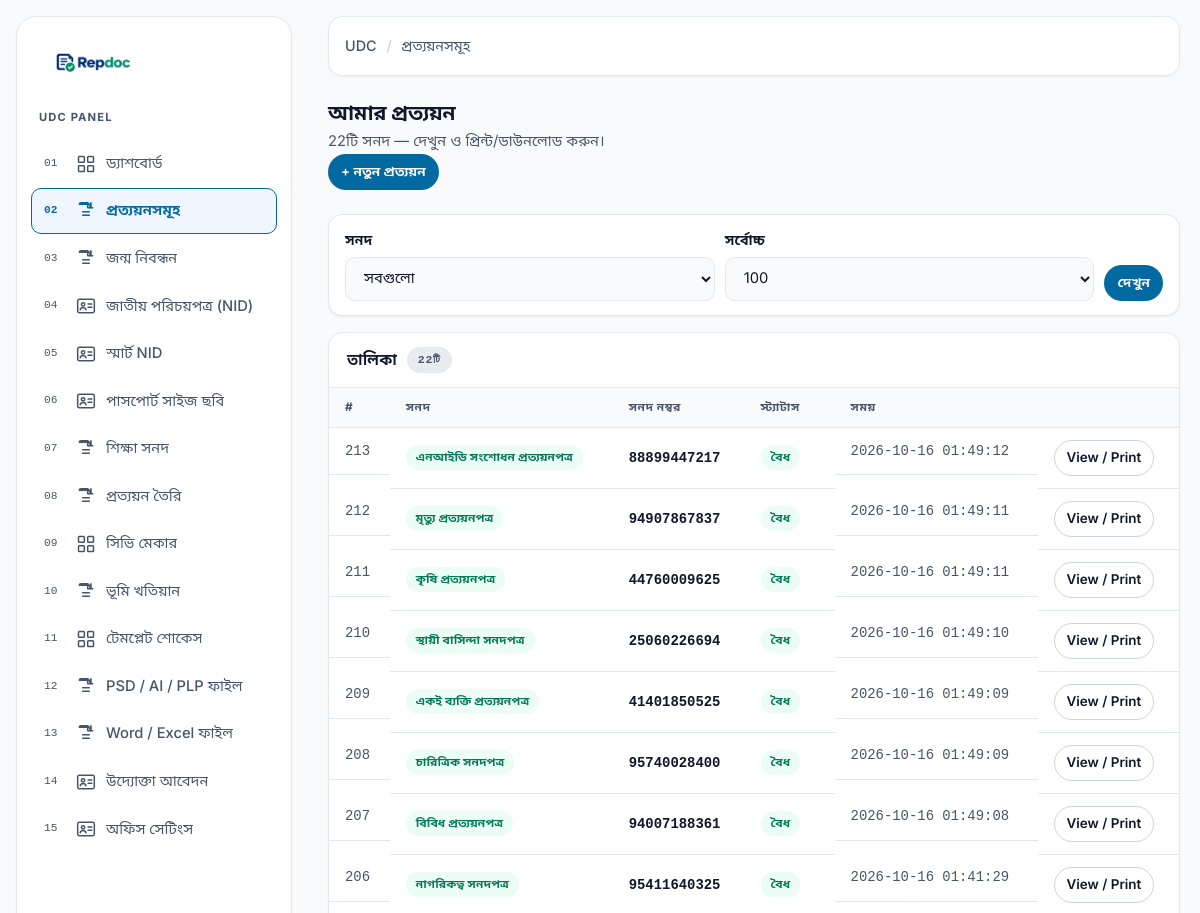
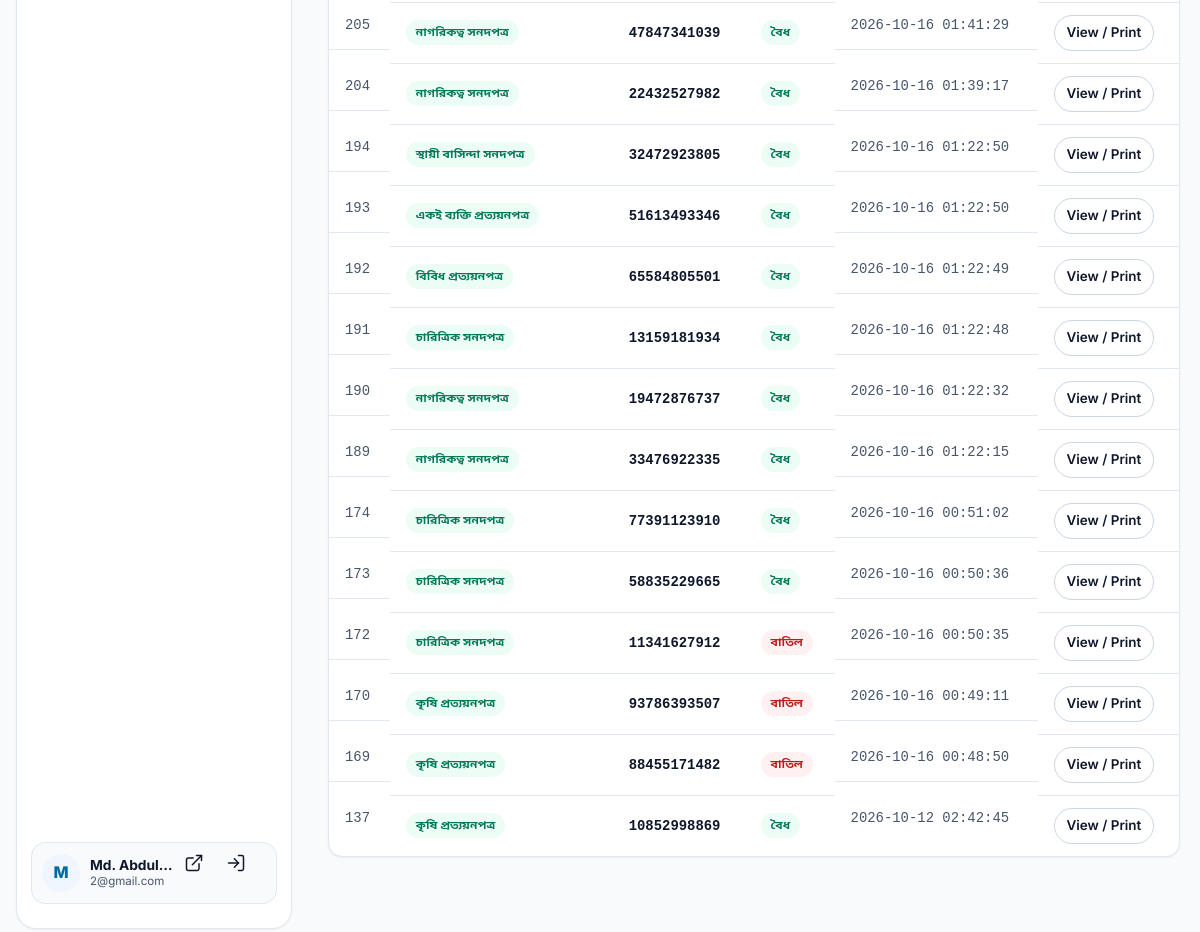
The page /Entrepreneur/panel/prottoyons.php (signed in) on the database its author committed (2 pictures, top to bottom).
### tables this page shows
CREATE TABLE document_logs (
        id INTEGER PRIMARY KEY AUTOINCREMENT,
        user_id INT NOT NULL,
        tool_key TEXT NOT NULL,
        ref TEXT DEFAULT '',
        dob TEXT DEFAULT '',
        photo TEXT DEFAULT '',
        signature TEXT DEFAULT '',
        data TEXT,
        created_at DATETIME DEFAULT CURRENT_TIMESTAMP
    , cert_no TEXT, status VARCHAR(32) NOT NULL DEFAULT 'valid', office TEXT);

### src/bootstrap.php (called while the page is built, shortened)
<?php
if (!function_exists('e')) {
    function e($v): string
    {
        return htmlspecialchars((string) $v, ENT_QUOTES | ENT_SUBSTITUTE, 'UTF-8', false);
    }
}
function repdoc_base_url(): string
{
    static $base = null;
    if ($base !== null) return $base;
    $docRoot = str_replace('\\', '/', (string) ($_SERVER['DOCUMENT_ROOT'] ?? ''));
    $root    = str_replace('\\', '/', REPDOC_ROOT);
    if ($docRoot !== '' && str_starts_with($root, $docRoot)) {
        $base = rtrim(substr($root, strlen($docRoot)), '/');
    } else {
        $base = '';
    }
    return $base;
}
function repdoc_url(string $path = ''): string
{
    return repdoc_base_url() . '/' . ltrim($path, '/');
}

### Entrepreneur/panel/prottoyons.php (the view, shortened to what this page needs)
<?php
require_once __DIR__ . '/includes/layout.php';
$me = current_user();
$db = repdoc_db();
$types = prottoyon_types();
$type  = (string) ($_GET['type'] ?? 'all');
$limit = (int) ($_GET['limit'] ?? 100);
$limit = max(10, min(500, $limit));
$rows  = [];
$total = 0;
if ($db) {
    try {
        $sql = 'SELECT * FROM document_logs WHERE user_id = ? AND tool_key LIKE \'prottoyon!_%\' ESCAPE \'!\'';
        $params = [$me['id']];
        $sql .= ' ORDER BY id DESC LIMIT ' . $limit;
        $st = $db->prepare($sql);
        $st->execute($params);
        $rows = $st->fetchAll();
        $csql = 'SELECT COUNT(*) FROM document_logs WHERE user_id = ? AND tool_key LIKE \'prottoyon!_%\' ESCAPE \'!\'';
        if ($type !== 'all') {
            $st = $db->prepare($csql . ' AND tool_key = ?');
            $st->execute([$me['id'], 'prottoyon_' . $type]);
            $total = (int) $st->fetchColumn();
        } else {
            $st = $db->prepare($csql);
            $st->execute([$me['id']]);
            $total = (int) $st->fetchColumn();
        }
    } catch (Throwable $e) {
        $dbErr = $e->getMessage();
        $db = null;
    }
}
?>
<div class="admin-page-head">
    <div>
        <h1 class="admin-title">আমার প্রত্যয়ন</h1>
        <p class="admin-sub"><?= number_format($total) ?>টি সনদ — দেখুন ও প্রিন্ট/ডাউনলোড করুন।</p>
    </div>
    <a class="btn btn-primary btn-sm" href="<?= e(repdoc_url('genaretor/prottoyon/')) ?>">+ নতুন প্রত্যয়ন</a>
</div>
<?php if (!$db): ?>
    <div class="alert alert-error" role="alert">ডেটাবেস পাওয়া যাচ্ছে না।<?= isset($dbErr) && $dbErr !== '' ? ' (' . e($dbErr) . ')' : '' ?></div>
<?php else: ?>
<form class="filter-bar" method="get" action="prottoyons.php">
    <div class="field">
        <label for="type">সনদ</label>
        <select id="type" name="type">
            <option value="all"<?= $type === 'all' ? ' selected' : '' ?>>সবগুলো</option>
        </select>
    </div>
    <div class="field">
        <label for="limit">সর্বোচ্চ</label>
        <select id="limit" name="limit">
            <?php foreach ([50, 100, 200, 500] as $n): ?>
                <option value="<?= $n ?>"<?= $limit === $n ? ' selected' : '' ?>><?= $n ?></option>
            <?php endforeach; ?>
        </select>
    </div>
    <div class="field" style="flex:0 0 auto">
        <button type="submit" class="btn btn-primary btn-sm">দেখুন</button>
    </div>
</form>
<div class="panel">
    <div class="panel-head">তালিকা <span class="count"><?= count($rows) ?>টি</span></div>
    <?php if (!$rows): ?>
        <div class="empty-state-sm">কোনো প্রত্যয়ন পাওয়া যায়নি।</div>
    <?php else: ?>
        <div class="table-wrap">
            <table class="data">
                <thead><tr><th>#</th><th>সনদ</th><th>সনদ নম্বর</th><th>স্ট্যাটাস</th><th>সময়</th><th></th></tr></thead>
                <tbody>
                <?php foreach ($rows as $row): ?>
                    <?php $tkey = preg_replace('/^prottoyon_/', '', (string) $row['tool_key']); ?>
                    <tr>
                        <td class="cell-sub"><?= (int) $row['id'] ?></td>
                        <td><span class="pill pill-approved"><?= e($types[$tkey]['title'] ?? $row['tool_key']) ?></span></td>
                        <td class="balance"><?= e((string) ($row['cert_no'] ?? '')) ?: '—' ?></td>
                        <td><?= ($row['status'] ?? 'valid') === 'revoked' ? '<span class="pill pill-rejected">বাতিল</span>' : '<span class="pill pill-approved">বৈধ</span>' ?></td>
                        <td class="cell-sub"><?= e((string) $row['created_at']) ?></td>
                        <td style="white-space:nowrap">
                            <a class="btn btn-secondary btn-sm" href="view.php?id=<?= (int) $row['id'] ?>" target="_blank" rel="noopener">View / Print</a>
                        </td>
                    </tr>
                <?php endforeach; ?>
                </tbody>
            </table>
        </div>
    <?php endif; ?>
</div>
<?php endif; ?>

### src/assets/css/tokens.css (style rules this page uses)
:root { --bg-base: #F8FAFC; --bg-surface: #FFFFFF; --bg-muted: #E8ECF1; --bg-elevated: #FFFFFF; --text-primary: #0F172A; --text-muted: #475569; --primary: #0369A1; --primary-hover: #075985; --primary-light: #EFF6FF; --border-color: #E2E8F0; --border-strong:#CBD5E1; --border-focus: #0369A1; --success: #047857; --success-bg: #ECFDF5; --warning: #B45309; --warning-bg: #FFFBEB; --danger: #B91C1C; --danger-bg: #FFF1F2; --shadow-sm: 0 1px 2px rgba(15, 23, 42, .06); --shadow-md: 0 10px 24px rgba(15, 23, 42, .10); --shadow-lg: 0 18px 40px rgba(15, 23, 42, .14); --font-sans: 'Inter', 'Noto Sans Bengali', system-ui, -apple-system, sans-serif; --font-heading: 'Inter', 'Noto Sans Bengali', system-ui, sans-serif; --font-mono: 'JetBrains Mono', ui-monospace, monospace; --radius-sm: 10px; --radius-md: 14px; --radius-lg: 20px; --radius-full: 999px; --space-2: 8px; --space-3: 12px; --space-4: 16px; --space-5: 24px; --space-6: 32px; --space-7: 48px; --space-8: 64px; --container: 1200px; --gutter: 20px; --header-h: 68px; --transition-fast: .15s ease; --transition-normal: .25s ease; }
*, *::before, *::after { box-sizing: border-box; }
html { scroll-behavior: smooth; scroll-padding-top: calc(var(--header-h) + 16px); }
body { margin: 0; font-family: var(--font-sans); font-size: 16px; line-height: 1.6; color: var(--text-primary); background: var(--bg-base); -webkit-font-smoothing: antialiased; text-rendering: optimizeLegibility; }
a { color: inherit; text-decoration: none; }
h1, h2, h3 { margin: 0; font-family: var(--font-heading); line-height: 1.25; letter-spacing: -.01em; }
p { margin: 0; }
button { font: inherit; color: inherit; }
.btn { display: inline-flex; align-items: center; justify-content: center; gap: 8px; min-height: 44px; padding: 10px 18px; border-radius: var(--radius-full); border: 1.5px solid transparent; font-weight: 600; font-size: .95rem; cursor: pointer; transition: background var(--transition-fast), color var(--transition-fast), border-color var(--transition-fast), transform var(--transition-fast); }
.btn-primary { background: var(--primary); color: #fff; }
.btn-secondary { background: transparent; color: var(--text-primary); border-color: var(--border-strong); }
.btn-sm { min-height: 36px; padding: 6px 12px; font-size: .84rem; }
.balance { font-family: var(--font-mono); font-weight: 600; font-variant-numeric: tabular-nums; }

### rows shown on the page
document_logs: id "213", tool_key "এনআইডি সংশোধন প্রত্যয়নপত্র", cert_no "88899447217", status "বৈধ", created_at "2026-10-16 01:49:12"
document_logs: id "212", tool_key "মৃত্যু প্রত্যয়নপত্র", cert_no "94907867837", status "বৈধ", created_at "2026-10-16 01:49:11"
document_logs: id "211", tool_key "কৃষি প্রত্যয়নপত্র", cert_no "44760009625", status "বৈধ", created_at "2026-10-16 01:49:11"
document_logs: id "210", tool_key "স্থায়ী বাসিন্দা সনদপত্র", cert_no "25060226694", status "বৈধ", created_at "2026-10-16 01:49:10"
document_logs: id "209", tool_key "একই ব্যক্তি প্রত্যয়নপত্র", cert_no "41401850525", status "বৈধ", created_at "2026-10-16 01:49:09"
document_logs: id "208", tool_key "চারিত্রিক সনদপত্র", cert_no "95740028400", status "বৈধ", created_at "2026-10-16 01:49:09"
document_logs: id "207", tool_key "বিবিধ প্রত্যয়নপত্র", cert_no "94007188361", status "বৈধ", created_at "2026-10-16 01:49:08"
document_logs: id "206", tool_key "নাগরিকত্ব সনদপত্র", cert_no "95411640325", status "বৈধ", created_at "2026-10-16 01:41:29"
document_logs: id "205", tool_key "নাগরিকত্ব সনদপত্র", cert_no "47847341039", status "বৈধ", created_at "2026-10-16 01:41:29"
document_logs: id "204", tool_key "নাগরিকত্ব সনদপত্র", cert_no "22432527982", status "বৈধ", created_at "2026-10-16 01:39:17"
document_logs: id "194", tool_key "স্থায়ী বাসিন্দা সনদপত্র", cert_no "32472923805", status "বৈধ", created_at "2026-10-16 01:22:50"
document_logs: id "193", tool_key "একই ব্যক্তি প্রত্যয়নপত্র", cert_no "51613493346", status "বৈধ", created_at "2026-10-16 01:22:50"
document_logs: id "192", tool_key "বিবিধ প্রত্যয়নপত্র", cert_no "65584805501", status "বৈধ", created_at "2026-10-16 01:22:49"
document_logs: id "191", tool_key "চারিত্রিক সনদপত্র", cert_no "13159181934", status "বৈধ", created_at "2026-10-16 01:22:48"
document_logs: id "190", tool_key "নাগরিকত্ব সনদপত্র", cert_no "19472876737", status "বৈধ", created_at "2026-10-16 01:22:32"
document_logs: id "189", tool_key "নাগরিকত্ব সনদপত্র", cert_no "33476922335", status "বৈধ", created_at "2026-10-16 01:22:15"
document_logs: id "174", tool_key "চারিত্রিক সনদপত্র", cert_no "77391123910", status "বৈধ", created_at "2026-10-16 00:51:02"
document_logs: id "173", tool_key "চারিত্রিক সনদপত্র", cert_no "58835229665", status "বৈধ", created_at "2026-10-16 00:50:36"
document_logs: id "172", tool_key "চারিত্রিক সনদপত্র", cert_no "11341627912", status "বাতিল", created_at "2026-10-16 00:50:35"
document_logs: id "170", tool_key "কৃষি প্রত্যয়নপত্র", cert_no "93786393507", status "বাতিল", created_at "2026-10-16 00:49:11"
document_logs: id "169", tool_key "কৃষি প্রত্যয়নপত্র", cert_no "88455171482", status "বাতিল", created_at "2026-10-16 00:48:50"
document_logs: id "137", tool_key "কৃষি প্রত্যয়নপত্র", cert_no "10852998869", status "বৈধ", created_at "2026-10-12 02:42:45"

### other values the page prints
$item['label'] "ড্যাশবোর্ড"
$item['label'] "প্রত্যয়নসমূহ"
$item['label'] "জন্ম নিবন্ধন"
$item['label'] "জাতীয় পরিচয়পত্র (NID)"
$item['label'] "স্মার্ট NID"
$item['label'] "পাসপোর্ট সাইজ ছবি"
$item['label'] "শিক্ষা সনদ"
$item['label'] "প্রত্যয়ন তৈরি"
$item['label'] "সিভি মেকার"
$item['label'] "ভূমি খতিয়ান"
$item['label'] "টেমপ্লেট শোকেস"
$item['label'] "PSD / AI / PLP ফাইল"
$item['label'] "Word / Excel ফাইল"
$item['label'] "উদ্যোক্তা আবেদন"
$item['label'] "অফিস সেটিংস"
